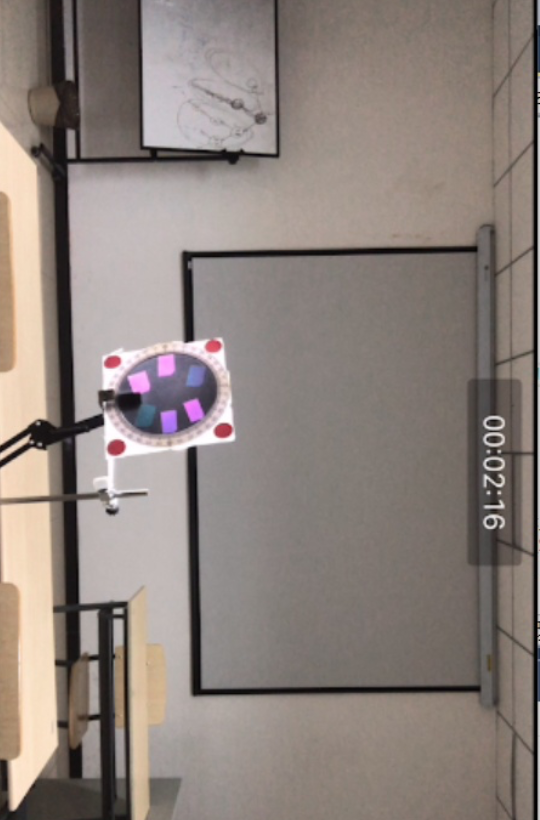
#> input picture src/data/0.png, 540 x 820 px
$ python pca_base.py
#> lines starting #> are read from the running program, lines starting #| are printed output that depends on the picture; after the words box and inside, x2 and y2 are one past the last pixel; in counts of white or black regions, pixels touching at a corner belong together
import numpy as np
import cv2


def findCenter(img_list):

	def axis1(points):
		A = np.array([])
		for i in range(len(points)):
			A = np.append(A, [points[i][0], 1])
		b = points[:, 1]
		A = np.reshape(A, (-1, 2))
		A_ = np.dot(A.T, A)
		b_ = np.dot(A.T, b)

		x = np.linalg.solve(A_, b_)
		return x

	def axis2(points, k):
		A = np.array([])
		for i in range(len(points)):
			A = np.append(A, [points[i][0], 1])
		A = np.append(A, [10000, 0])
		A = np.reshape(A, (-1, 2))
		b = points[:, 1]
		# if k == 0:
		# 	rate =
		b = np.append(b, [-1 / float(k) * 10000])

		A_ = np.dot(A.T, A)
		b_ = np.dot(A.T, b)

		x = np.linalg.solve(A_, b_)

		return x[1]

	for img in img_list:
		pic = cv2.imread(img)
#> pic is the input picture: shape (820, 540, 3); mean B, G, R 124.3, 130.1, 140.8
		pic_hsv = cv2.cvtColor(pic, cv2.COLOR_BGR2HSV)
#> pic_hsv: shape (820, 540, 3); mean H, S, V 28.3, 33.3, 141.1
		low_range = np.array([156, 123, 100])
		high_range = np.array([180, 255, 255])

		th = cv2.inRange(pic_hsv, low_range, high_range)
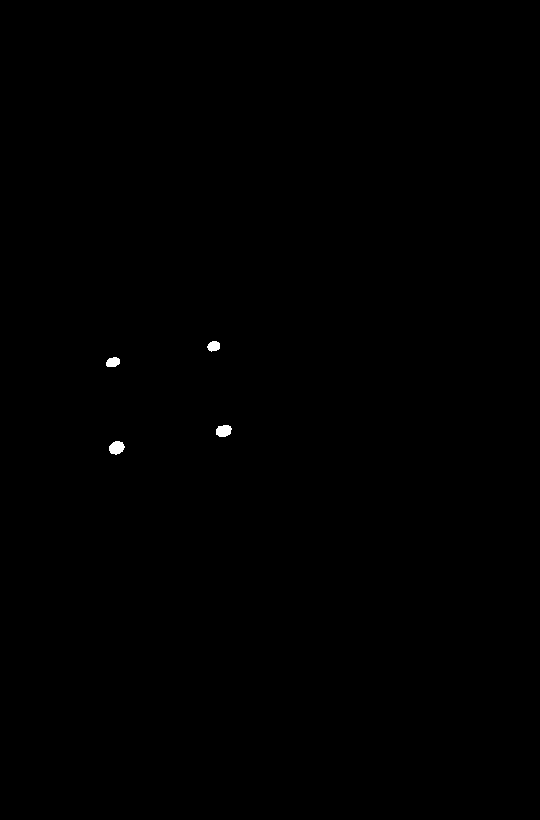
#> th: shape (820, 540); 0.12% white; 4 white regions, box (x1, y1, x2, y2) and area: (109, 441, 125, 455) 164, (216, 425, 232, 437) 154, (106, 357, 120, 367) 113, (207, 341, 220, 352) 107
		dilated = cv2.dilate(th, cv2.getStructuringElement(cv2.MORPH_ELLIPSE, (3, 3)), iterations=2)
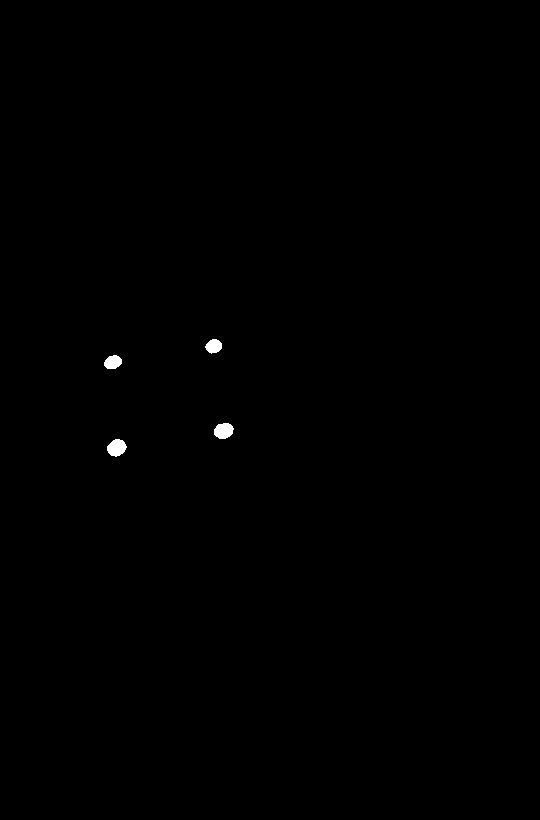
#> dilated: shape (820, 540); 0.2% white; 4 white regions, box (x1, y1, x2, y2) and area: (107, 439, 127, 457) 256, (214, 423, 234, 439) 248, (104, 355, 122, 369) 193, (205, 339, 222, 354) 183

		a = np.array([])

		for i in range(len(dilated)):
			for j in range(len(dilated[0])):
				if dilated[i][j] == 255:
					a = np.insert(a, len(a), [j, i], 0)

		a = np.reshape(a, (-1, 2))
		xmin = np.min(a[:, 0])
		xmax = np.max(a[:, 0])
		ymin = np.min(a[:, 1])
		ymax = np.max(a[:, 1])
		x_aver = float(xmin + xmax) / 2
		y_aver = float(ymin + ymax) / 2

		p1 = np.array([])
		p2 = np.array([])
		p3 = np.array([])
		p4 = np.array([])

		for i in range(len(a)):
			if a[i][0] < x_aver and a[i][1] < y_aver:
				p1 = np.append(p1, [a[i][0], a[i][1]])
			elif a[i][0] > x_aver and a[i][1] < y_aver:
				p2 = np.append(p2, [a[i][0], a[i][1]])
			elif a[i][0] < x_aver and a[i][1] > y_aver:
				p3 = np.append(p3, [a[i][0], a[i][1]])
			elif a[i][0] > x_aver and a[i][1] > y_aver:
				p4 = np.append(p4, [a[i][0], a[i][1]])

		p1 = np.reshape(p1, (-1, 2))
		p2 = np.reshape(p2, (-1, 2))
		p3 = np.reshape(p3, (-1, 2))
		p4 = np.reshape(p4, (-1, 2))

		# 已知四个圆的像素点求垂线
		# 求解交点 即为圆心
		centers = []
		for p in [p1, p2, p3, p4]:
			k1, b1 = axis1(p)
			# [5 lines of commented-out code are left out]
			b2 = axis2(p, k1)
			x = (b2 - b1) * k1 / (k1 * k1 + 1)
			y = k1 * x + b1
			centers.append([x, y])

		# 将圆心标注在图上
		for center in centers:
			cv2.circle(pic, (int(center[0]), int(center[1])), 1, (0, 0, 25), 1)
#> pic: shape (820, 540, 3); under 0.01% of pixels changed, all inside (x1, y1, x2, y2) = (111, 344, 225, 449)

		cv2.imshow('detected' + img, pic)
		cv2.waitKey(5000)
#> pass 2 of the loop in findCenter, `for img in img_list:`:
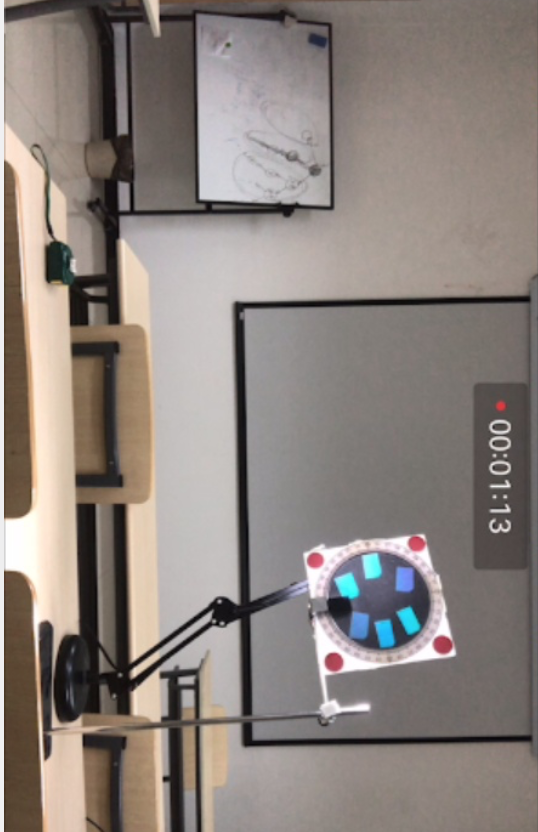
#> input picture src/data/1.png, 538 x 832 px
#> in findCenter, pic is the input picture: shape (832, 538, 3); mean B, G, R 125.3, 130.7, 139.8
#> pic_hsv: shape (832, 538, 3); mean H, S, V 37.7, 33.5, 141
#> in findCenter, `th = cv2.inRange(pic_hsv, low_range, high_range)`:
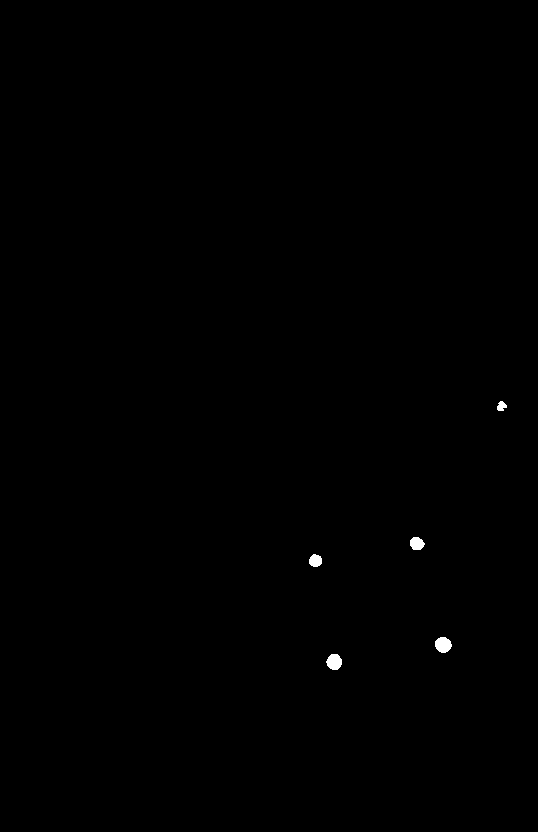
#> th: shape (832, 538); 0.17% white; 5 white regions, box (x1, y1, x2, y2) and area: (435, 637, 452, 653) 208, (326, 654, 342, 670) 197, (410, 537, 425, 550) 151, (309, 554, 322, 567) 133, (497, 401, 507, 411) 70
#> in findCenter, `dilated = cv2.dilate(th, cv2.getStructuringElement(cv2.MORPH_ELLIPSE, ..`:
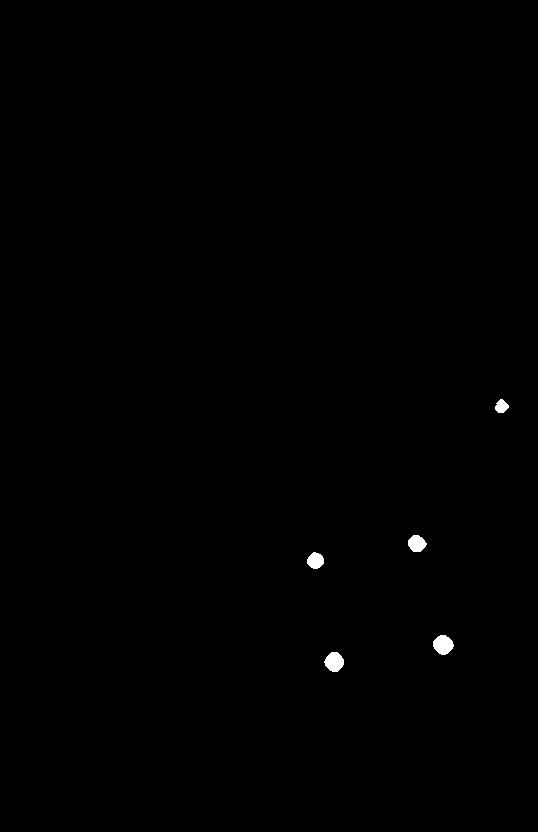
#> dilated: shape (832, 538); 0.27% white; 5 white regions, box (x1, y1, x2, y2) and area: (433, 635, 454, 655) 306, (324, 652, 344, 672) 293, (408, 535, 427, 552) 237, (307, 552, 324, 569) 215, (495, 399, 509, 413) 136

	cv2.destroyAllWindows()


img_list = ['./data/0.png', './data/1.png', './data/3.png', './data/4.png']
# img_list = ['./data/2.png', './data/3.png']
#> (the run stopped early here; a loop or call above may not have finished)
